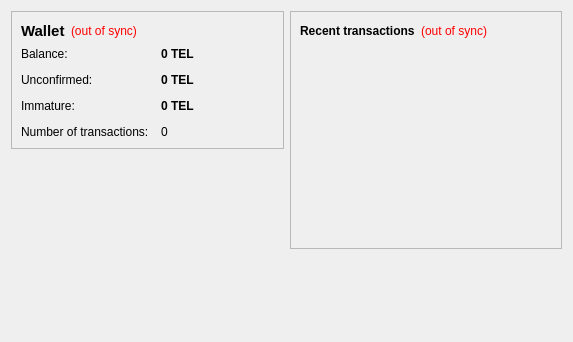
<?xml version="1.0" encoding="UTF-8"?>
<ui version="4.0">
 <class>OverviewPage</class>
 <widget class="QWidget" name="OverviewPage">
  <property name="geometry">
   <rect>
    <x>0</x>
    <y>0</y>
    <width>573</width>
    <height>342</height>
   </rect>
  </property>
  <property name="windowTitle">
   <string>Form</string>
  </property>
  <layout class="QHBoxLayout" name="horizontalLayout" stretch="1,1">
   <item>
    <layout class="QVBoxLayout" name="verticalLayout_2">
     <item>
      <widget class="QFrame" name="frame">
       <property name="frameShape">
        <enum>QFrame::StyledPanel</enum>
       </property>
       <property name="frameShadow">
        <enum>QFrame::Raised</enum>
       </property>
       <layout class="QVBoxLayout" name="verticalLayout_4">
        <item>
         <layout class="QHBoxLayout" name="horizontalLayout_4">
          <item>
           <widget class="QLabel" name="label_5">
            <property name="font">
             <font>
              <pointsize>11</pointsize>
              <weight>75</weight>
              <bold>true</bold>
             </font>
            </property>
            <property name="text">
             <string>Wallet</string>
            </property>
           </widget>
          </item>
          <item>
           <widget class="QLabel" name="labelWalletStatus">
            <property name="toolTip">
             <string>The displayed information may be out of date. Your wallet automatically synchronizes with the PhoneCoin network after a connection is established, but this process has not completed yet.</string>
            </property>
            <property name="styleSheet">
             <string notr="true">QLabel { color: red; }</string>
            </property>
            <property name="text">
             <string notr="true">(out of sync)</string>
            </property>
            <property name="alignment">
             <set>Qt::AlignLeading|Qt::AlignLeft|Qt::AlignVCenter</set>
            </property>
           </widget>
          </item>
          <item>
           <spacer name="horizontalSpacer_2">
            <property name="orientation">
             <enum>Qt::Horizontal</enum>
            </property>
            <property name="sizeHint" stdset="0">
             <size>
              <width>40</width>
              <height>20</height>
             </size>
            </property>
           </spacer>
          </item>
         </layout>
        </item>
        <item>
         <layout class="QFormLayout" name="formLayout_2">
          <property name="fieldGrowthPolicy">
           <enum>QFormLayout::AllNonFixedFieldsGrow</enum>
          </property>
          <property name="horizontalSpacing">
           <number>12</number>
          </property>
          <property name="verticalSpacing">
           <number>12</number>
          </property>
          <item row="0" column="0">
           <widget class="QLabel" name="label">
            <property name="text">
             <string>Balance:</string>
            </property>
           </widget>
          </item>
          <item row="0" column="1">
           <widget class="QLabel" name="labelBalance">
            <property name="font">
             <font>
              <weight>75</weight>
              <bold>true</bold>
             </font>
            </property>
            <property name="cursor">
             <cursorShape>IBeamCursor</cursorShape>
            </property>
            <property name="toolTip">
             <string>Your current balance</string>
            </property>
            <property name="text">
             <string notr="true">0 TEL</string>
            </property>
            <property name="textInteractionFlags">
             <set>Qt::LinksAccessibleByMouse|Qt::TextSelectableByKeyboard|Qt::TextSelectableByMouse</set>
            </property>
           </widget>
          </item>
          <item row="1" column="0">
           <widget class="QLabel" name="label_3">
            <property name="text">
             <string>Unconfirmed:</string>
            </property>
           </widget>
          </item>
          <item row="1" column="1">
           <widget class="QLabel" name="labelUnconfirmed">
            <property name="font">
             <font>
              <weight>75</weight>
              <bold>true</bold>
             </font>
            </property>
            <property name="cursor">
             <cursorShape>IBeamCursor</cursorShape>
            </property>
            <property name="toolTip">
             <string>Total of transactions that have yet to be confirmed, and do not yet count toward the current balance</string>
            </property>
            <property name="text">
             <string notr="true">0 TEL</string>
            </property>
            <property name="textInteractionFlags">
             <set>Qt::LinksAccessibleByMouse|Qt::TextSelectableByKeyboard|Qt::TextSelectableByMouse</set>
            </property>
           </widget>
          </item>
          <item row="3" column="0">
           <widget class="QLabel" name="label_2">
            <property name="text">
             <string>Number of transactions:</string>
            </property>
           </widget>
          </item>
          <item row="3" column="1">
           <widget class="QLabel" name="labelNumTransactions">
            <property name="toolTip">
             <string>Total number of transactions in wallet</string>
            </property>
            <property name="text">
             <string notr="true">0</string>
            </property>
           </widget>
          </item>
          <item row="2" column="0">
           <widget class="QLabel" name="labelImmatureText">
            <property name="text">
             <string>Immature:</string>
            </property>
           </widget>
          </item>
          <item row="2" column="1">
           <widget class="QLabel" name="labelImmature">
            <property name="font">
             <font>
              <weight>75</weight>
              <bold>true</bold>
             </font>
            </property>
            <property name="toolTip">
             <string>Mined balance that has not yet matured</string>
            </property>
            <property name="text">
             <string notr="true">0 TEL</string>
            </property>
            <property name="textInteractionFlags">
             <set>Qt::LinksAccessibleByMouse|Qt::TextSelectableByKeyboard|Qt::TextSelectableByMouse</set>
            </property>
           </widget>
          </item>
         </layout>
        </item>
       </layout>
      </widget>
     </item>
     <item>
      <spacer name="verticalSpacer">
       <property name="orientation">
        <enum>Qt::Vertical</enum>
       </property>
       <property name="sizeHint" stdset="0">
        <size>
         <width>20</width>
         <height>40</height>
        </size>
       </property>
      </spacer>
     </item>
    </layout>
   </item>
   <item>
    <layout class="QVBoxLayout" name="verticalLayout_3">
     <item>
      <widget class="QFrame" name="frame_2">
       <property name="frameShape">
        <enum>QFrame::StyledPanel</enum>
       </property>
       <property name="frameShadow">
        <enum>QFrame::Raised</enum>
       </property>
       <layout class="QVBoxLayout" name="verticalLayout">
        <item>
         <layout class="QHBoxLayout" name="horizontalLayout_2">
          <item>
           <widget class="QLabel" name="label_4">
            <property name="text">
             <string>&lt;b&gt;Recent transactions&lt;/b&gt;</string>
            </property>
           </widget>
          </item>
          <item>
           <widget class="QLabel" name="labelTransactionsStatus">
            <property name="toolTip">
             <string>The displayed information may be out of date. Your wallet automatically synchronizes with the PhoneCoin network after a connection is established, but this process has not completed yet.</string>
            </property>
            <property name="styleSheet">
             <string notr="true">QLabel { color: red; }</string>
            </property>
            <property name="text">
             <string notr="true">(out of sync)</string>
            </property>
            <property name="alignment">
             <set>Qt::AlignRight|Qt::AlignTrailing|Qt::AlignVCenter</set>
            </property>
           </widget>
          </item>
          <item>
           <spacer name="horizontalSpacer">
            <property name="orientation">
             <enum>Qt::Horizontal</enum>
            </property>
            <property name="sizeHint" stdset="0">
             <size>
              <width>40</width>
              <height>20</height>
             </size>
            </property>
           </spacer>
          </item>
         </layout>
        </item>
        <item>
         <widget class="QListView" name="listTransactions">
          <property name="styleSheet">
           <string notr="true">QListView { background: transparent; }</string>
          </property>
          <property name="frameShape">
           <enum>QFrame::NoFrame</enum>
          </property>
          <property name="verticalScrollBarPolicy">
           <enum>Qt::ScrollBarAlwaysOff</enum>
          </property>
          <property name="horizontalScrollBarPolicy">
           <enum>Qt::ScrollBarAlwaysOff</enum>
          </property>
          <property name="selectionMode">
           <enum>QAbstractItemView::NoSelection</enum>
          </property>
         </widget>
        </item>
       </layout>
      </widget>
     </item>
     <item>
      <spacer name="verticalSpacer_2">
       <property name="orientation">
        <enum>Qt::Vertical</enum>
       </property>
       <property name="sizeHint" stdset="0">
        <size>
         <width>20</width>
         <height>40</height>
        </size>
       </property>
      </spacer>
     </item>
    </layout>
   </item>
  </layout>
 </widget>
 <resources/>
 <connections/>
</ui>
